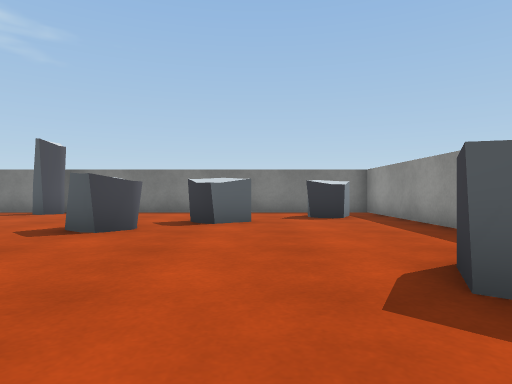
View 1 (above)

16 first-person views from a walk through a scene from a Unity 3-D project. The camera is 0.64 m above the floor, looks level and sees 75° across. The floor is counted in squares, 1 m on a side. Each view is taken from the middle of a square. On the plan, view 1 faces up. The plan holds only what a view shows up to about 10 squares ahead; the rest is blank. The place goes on beyond the plan. Some surface patterns are stand-ins.

View 2
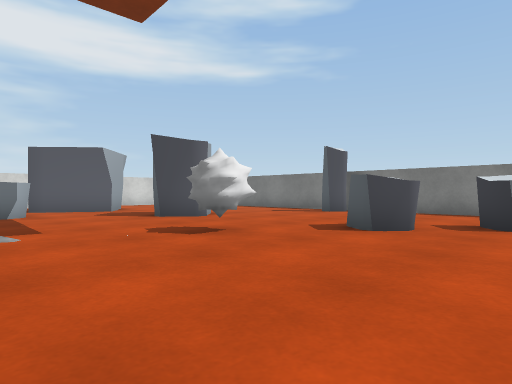

View 3
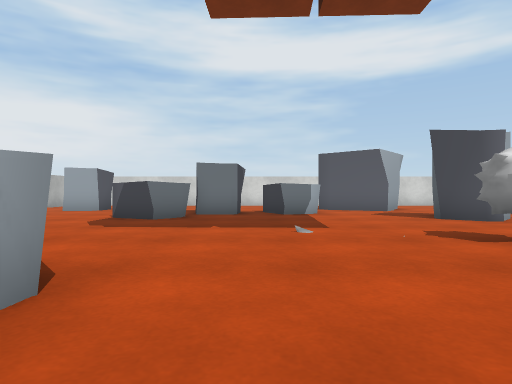

View 4
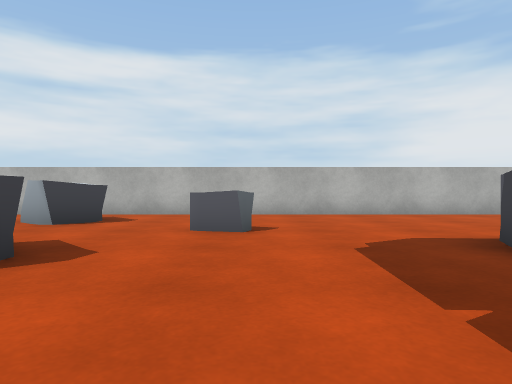

View 5
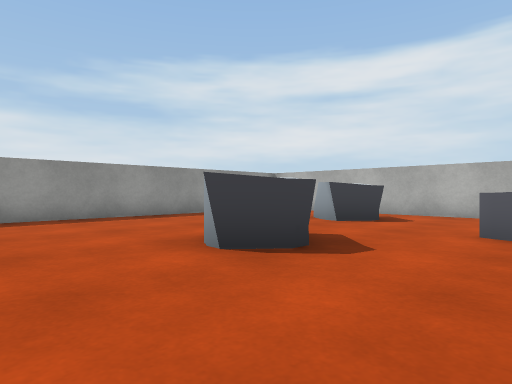

View 6
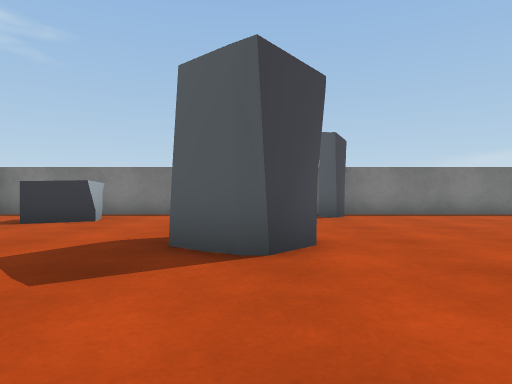

View 7
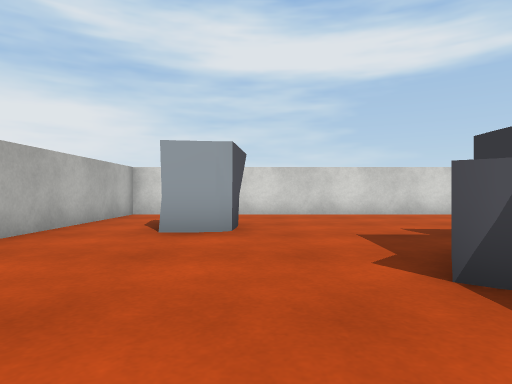

View 8
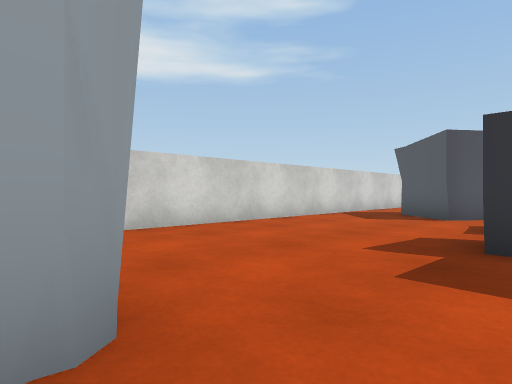

View 9
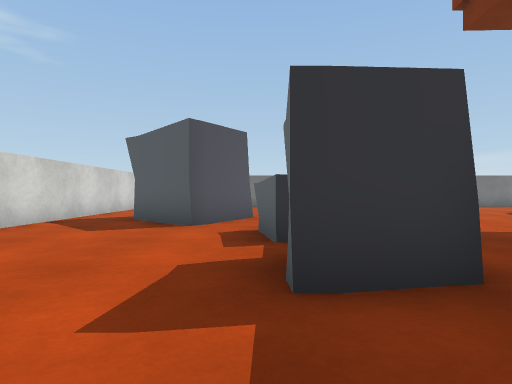

View 10
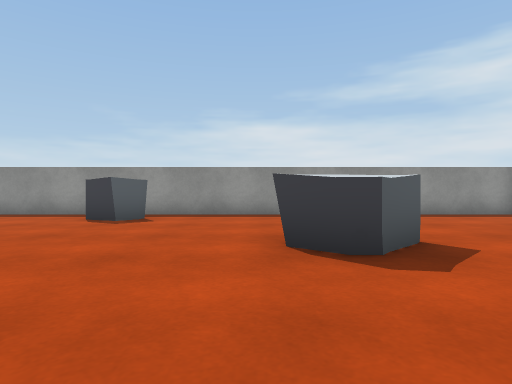

View 11
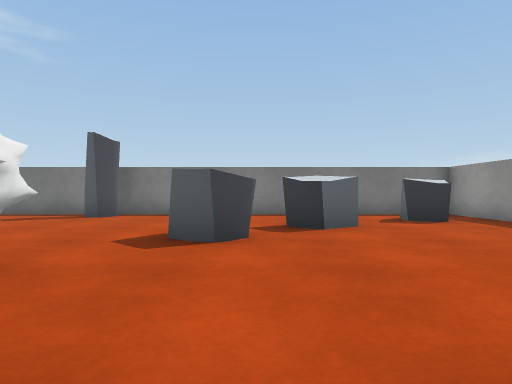

View 12
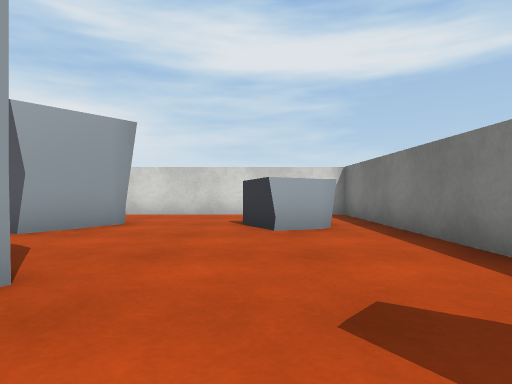

View 13
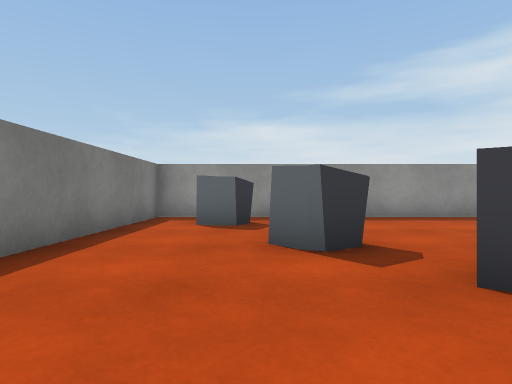

View 14
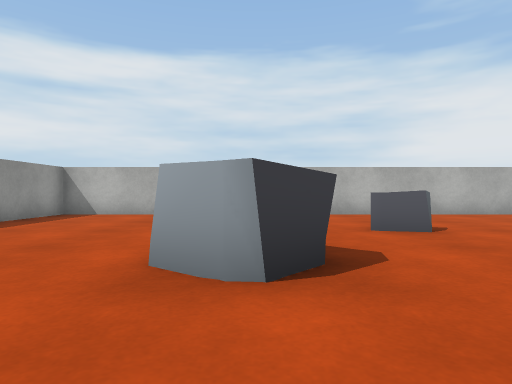

View 15
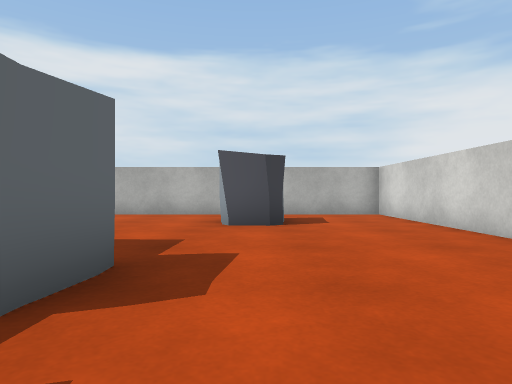

View 16
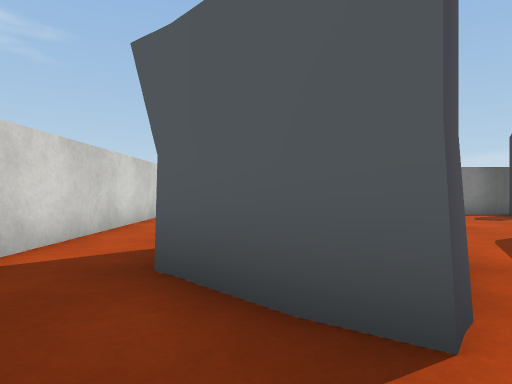

### Floor plan
Points are (right, up) in squares from view 1. A wall is a line through its corners. A room is listed if a view was taken in it or the views show most of it. See-through windows are left out.
Room 1 (views 1, 2, 3, 4, 5, 6, 7, 8, 9, 10, 11, 12, 13, 14, 15, 16)
walls: (-8.4, -1.8) (-7.8, -2.4) (-8.2, -3.4); (-9.4, -0.5) (-9.4, -1.6); (-9.7, 1.6) (-9.6, 0.7) (-10.1, 0.5); (-8.7, -1.6) (-7.7, -2.4); (-9.8, 2) (-9.5, 0.8); (-7.6, 4.6) (-7.8, 4.4); (-8.3, 4.4) (-9, 5); (-10, -0.4) (-9.3, -0.6) (-9.5, -1.7) (-10.7, -1.9) (-10.7, -0.6); (-7.2, 5.1) (-7.8, 4.3) (-8.2, 4.4) (-9, 5.1); (-2.7, -1.8) (-1.9, -1.2) (-1.1, -2); (-2.8, -2.1) (-2.2, -1.4); (-2, -1.2) (-1.1, -1.9); (-10.7, 0.2) (-10.9, 1.4); (-10.9, 1.1) (-11, 1.6); (-2.3, -2.5) (-2.7, -2.2) (-2.7, -2); (-2.6, 5.1) (-3.3, 5.7); (-10.8, -1.9) (-10.7, -0.8); (-4.8, -4.7) (-4.5, -4.4) (-4, -4.5); (-8.3, 6.4) (-7.5, 5.6); (-1.7, -3.1) (-2.5, -2.3); (-2.1, 5.6) (-2.6, 5.1) (-3.3, 5.7); (-11.9, 2.7) (-12.2, 2.3) (-12.8, 2.7); (-2, 5.7) (-2.3, 5.3); (-12.3, 2.3) (-13.6, 3.6); (-1.2, 6.8) (-1.5, 7.4) (-0.7, 7.9); (-12.4, 5.2) (-11.7, 4.9); (-1.5, 7.3) (-0.9, 7.8); (-13.4, 3.4) (-13.9, 3.8); (1.8, 1.7) (1.4, 2.2); (2.1, 1.6) (1.4, 2.1) (1.8, 2.9); (-1.6, -5.9) (-1.1, -5.5); (-0.9, -5.4) (-0.1, -6); (-13, 5.3) (-12.3, 5.3) (-11.1, 4.4) (-12, 2.6); (-11.3, -5.3) (-11.3, -6.6); (-1.7, -6.4) (-1.7, -6.2) (-1.2, -5.5) (-0.7, -5.5) (0, -6.2); (0, 7.2) (-0.6, 6.8); (-12.1, -5.2) (-11.3, -5.4) (-11.4, -6.5); (0, 7.3) (-0.8, 6.6) (-1.1, 6.7) (-1.4, 7.1); (-5.7, 9.7) (-6, 9.3) (-6.4, 9.6); (-12.6, -5.5) (-12.4, -5.3) (-11.5, -5.3) (-11.3, -5.7); (-12.6, -5.6) (-12.3, -5.3); (-11.7, 9.2) (-11.6, 8.3) (-12.5, 7.8); (-11.8, 9.5) (-11.5, 8.3); (1.3, 8.4) (1.5, 9.2); (1.9, 8) (1.2, 8.4) (1.6, 9.2); (2, 8.1) (1.5, 8.2); (2.5, 9) (2.2, 8.3); (2.5, 10.5) (-15.5, 10.5) (-15.5, -8.5) (3.5, -8.5) (3.5, 9.5)
ways out: opening at (2, 10) to room 2; opening at (3, 8.5) to room 2; gap at (-11, 0)
objects: other object (-5, 3) to (-4, 4)
Room 2 (no view inside)
walls: (3.5, 9.5) (3.5, 10.5) (2.5, 10.5)
ways out: opening at (2, 10) to room 1; opening at (3, 8.5) to room 1

Where each view was taken, in squares from view 1:
view 1: 0 up, 0 right, facing up
view 2: 0 up, 0 right, facing up-left
view 3: 0 up, 0 right, facing left
view 4: 1 up, 5 left, facing down
view 5: 1 up, 5 left, facing down-right
view 6: 1 up, 8 left, facing up
view 7: 5 down, 6 left, facing left
view 8: 6 down, 10 left, facing up-left
view 9: 4 down, 11 left, facing up
view 10: 1 down, 6 left, facing right
view 11: 1 up, 2 left, facing up
view 12: 8 up, 6 left, facing left
view 13: 8 up, 5 left, facing right
view 14: 1 up, 2 left, facing down
view 15: 1 up, 12 left, facing down
view 16: 1 up, 13 left, facing up
